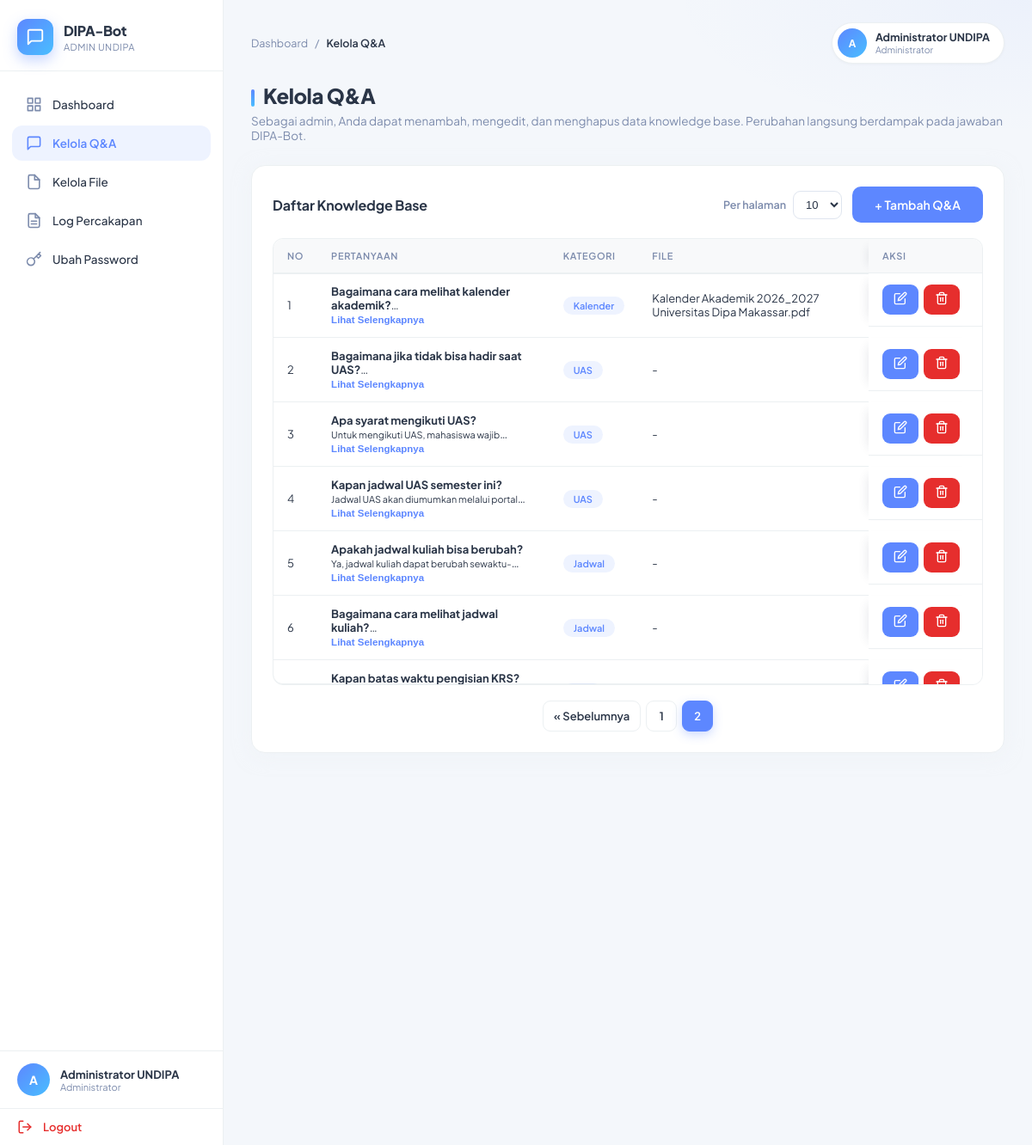
The app's page /admin/qa_manage.php?per=10&page=2 (signed in) with its own data.
### tables this page shows
CREATE TABLE tb_pengetahuan (
    id_pengetahuan INT PRIMARY KEY AUTO_INCREMENT,
    pertanyaan TEXT NOT NULL,
    jawaban TEXT NOT NULL,
    file_lampiran VARCHAR(255) DEFAULT NULL,
    kategori VARCHAR(50) DEFAULT 'Umum',
    created_at TIMESTAMP DEFAULT CURRENT_TIMESTAMP,
    updated_at TIMESTAMP DEFAULT CURRENT_TIMESTAMP ON UPDATE CURRENT_TIMESTAMP
);

### admin/qa_manage.php (the view, shortened to what this page needs)
<?php
$db = Database::getInstance()->getConnection();
$adminNama = isset($_SESSION['admin_nama']) ? htmlspecialchars($_SESSION['admin_nama'], ENT_QUOTES, 'UTF-8') : 'Admin';
$perPage = isset($_GET['per']) ? (int)$_GET['per'] : 10;
$perPage = in_array($perPage, [10, 25, 50], true) ? $perPage : 10;
$page = isset($_GET['page']) ? max(1, (int)$_GET['page']) : 1;
$totalPages = 1;
$dataQA = [];
try {
    $totalQA = (int)$db->query("SELECT COUNT(*) FROM tb_pengetahuan")->fetchColumn();
    $totalPages = max(1, (int)ceil($totalQA / $perPage));
    $page = min($page, $totalPages);
    $offset = ($page - 1) * $perPage;
    $stmt = $db->prepare("SELECT id_pengetahuan, pertanyaan, jawaban, kategori, file_lampiran, created_at
                          FROM tb_pengetahuan
                          ORDER BY id_pengetahuan DESC
                          LIMIT ? OFFSET ?");
    $stmt->bindValue(1, $perPage, PDO::PARAM_INT);
    $stmt->bindValue(2, $offset, PDO::PARAM_INT);
    $stmt->execute();
    $dataQA = $stmt->fetchAll(PDO::FETCH_ASSOC);
} catch (PDOException $e) {
    error_log('QA list error: ' . $e->getMessage());
    $pesan = 'Gagal memuat data Q&A.';
}
?>
<!DOCTYPE html>
<html lang="id">
<head>
    <link rel="stylesheet" href="../assets/css/admin.css?v=9">
</head>
<body>
<div class="admin-container">
    <aside class="sidebar">
        <div class="sidebar-brand">
            <div class="brand-logo">
                <svg xmlns="http://www.w3.org/2000/svg" width="22" height="22" viewBox="0 0 24 24" fill="none" stroke="currentColor" stroke-width="2" stroke-linecap="round" stroke-linejoin="round"><path d="M21 15a2 2 0 0 1-2 2H7l-4 4V5a2 2 0 0 1 2-2h14a2 2 0 0 1 2 2z"></path></svg>
            </div>
            <div class="brand-text">
                <h2 class="sidebar-title">DIPA-Bot</h2>
                <p class="sidebar-subtitle">Admin UNDIPA</p>
            </div>
        </div>
        <ul class="sidebar-menu">
            <li><a href="dashboard.php">Dashboard</a></li>
            <li><a href="qa_manage.php" class="active"><svg xmlns="http://www.w3.org/2000/svg" width="20" height="20" viewBox="0 0 24 24" fill="none" stroke="currentColor" stroke-width="2" stroke-linecap="round" stroke-linejoin="round"><path d="M21 15a2 2 0 0 1-2 2H7l-4 4V5a2 2 0 0 1 2-2h14a2 2 0 0 1 2 2z"></path></svg>Kelola Q&A</a></li>
            <li><a href="file_manage.php"><svg xmlns="http://www.w3.org/2000/svg" width="20" height="20" viewBox="0 0 24 24" fill="none" stroke="currentColor" stroke-width="2" stroke-linecap="round" stroke-linejoin="round"><path d="M13 2H6a2 2 0 0 0-2 2v16a2 2 0 0 0 2 2h12a2 2 0 0 0 2-2V9z"></path><polyline points="13 2 13 9 20 9"></polyline></svg>Kelola File</a></li>
            <li><a href="logs.php">Log Percakapan</a></li>
            <li><a href="change_password.php">Ubah Password</a></li>
        </ul>
        <div class="sidebar-user">
            <div class="user-avatar"><?php echo strtoupper(substr($adminNama, 0, 1)); ?></div>
            <div class="user-meta">
                <span class="user-name"><?php echo $adminNama; ?></span>
                <span class="user-role">Administrator</span>
            </div>
        </div>
        <a href="logout.php" class="logout-btn">Logout</a>
    </aside>
    <main class="main-content">
        <div class="topbar">
            <nav class="breadcrumb">
                <a href="dashboard.php">Dashboard</a>
                <span>/</span>
                <span class="current">Kelola Q&A</span>
            </nav>
            <div class="user-chip">
                <div class="chip-avatar"><?php echo strtoupper(substr($adminNama, 0, 1)); ?></div>
                <div class="chip-meta">
                    <span class="chip-name"><?php echo $adminNama; ?></span>
                    <span class="chip-role">Administrator</span>
                </div>
            </div>
        </div>
        <div class="content-header">
            <h1 class="content-title">Kelola Q&A</h1>
            <p class="content-subtitle">Sebagai admin, Anda dapat menambah, mengedit, dan menghapus data knowledge base. Perubahan langsung berdampak pada jawaban DIPA-Bot.</p>
        </div>
        <div class="card">
                <div class="card-header">
                    <h2 class="card-title">Daftar Knowledge Base</h2>
                    <div style="display:flex; gap:12px; align-items:center; flex-wrap:wrap;">
                        <label class="page-size-wrap">Per halaman
                            <select class="page-size" onchange="location.href='qa_manage.php?per='+this.value">
                                <?php foreach ([10, 25, 50] as $n): ?>
                                    <option value="<?php echo $n; ?>" <?php echo $perPage === $n ? 'selected' : ''; ?>><?php echo $n; ?></option>
                                <?php endforeach; ?>
                            </select>
                        </label>
                        <button type="button" class="btn btn-primary btn-inline" onclick="openAddModal()">+ Tambah Q&A</button>
                    </div>
                </div>
                <div class="table-wrap">
                    <table class="data">
                        <thead>
                            <tr>
                                <th>No</th>
                                <th>Pertanyaan</th>
                                <th>Kategori</th>
                                <th>File</th>
                                <th class="sticky-col">Aksi</th>
                            </tr>
                        </thead>
                        <tbody>
                            <?php $no = 1; foreach ($dataQA as $row): ?>
                                <tr>
                                    <td><?php echo $no++; ?></td>
                                    <td>
                                        <div class="cell-main">
                                            <div class="cell-truncate">
                                                <strong><?php echo htmlspecialchars($row['pertanyaan'], ENT_QUOTES, 'UTF-8'); ?></strong>
                                                <br>
                                                <small style="color: var(--gray-light);"><?php echo htmlspecialchars(substr($row['jawaban'], 0, 160), ENT_QUOTES, 'UTF-8'); ?>...</small>
                                            </div>
                                            <button type="button" class="toggle-more">Lihat Selengkapnya</button>
                                        </div>
                                    </td>
                                    <td><span class="badge-kategori"><?php echo htmlspecialchars($row['kategori'], ENT_QUOTES, 'UTF-8'); ?></span></td>
                                    <td><?php echo !empty($row['file_lampiran']) ? htmlspecialchars($row['file_lampiran'], ENT_QUOTES, 'UTF-8') : '<span style="color:var(--gray-light)">-</span>'; ?></td>
                                    <td class="cell-actions sticky-col">
                                        <a href="qa_manage.php?edit=<?php echo (int)$row['id_pengetahuan']; ?>" class="btn btn-sm btn-blue" title="Edit"></a>
                                        <form method="POST" action="qa_manage.php" class="inline-form" onsubmit="return confirm('Yakin ingin menghapus data ini?');">
                                            <button type="submit" class="btn btn-sm btn-red" title="Hapus"></button>
                                        </form>
                                    </td>
                                </tr>
                            <?php endforeach; ?>
                    </tbody>
                </table>
                </div>
                <?php if ($totalPages > 1): ?>
                    <div class="pagination">
                        <?php if ($page > 1): ?>
                            <a class="page-link" href="qa_manage.php?per=<?php echo $perPage; ?>&page=<?php echo $page - 1; ?>">&laquo; Sebelumnya</a>
                        <?php endif; ?>
                        <?php
                        $start = max(1, $page - 2);
                        $end = min($totalPages, $page + 2);
                        for ($i = $start; $i <= $end; $i++) {
                            $cls = ($i === $page) ? 'page-link active' : 'page-link';
                            echo '<a class="' . $cls . '" href="qa_manage.php?per=' . $perPage . '&page=' . $i . '">' . $i . '</a>';
                        }
                        ?>
                    </div>
                <?php endif; ?>
            </div>
    </main>
</div>
</body>
</html>

### records on screen
tb_pengetahuan: pertanyaan "Bagaimana cara melihat kalender akademik?", kategori "Kalender", file_lampiran "Kalender Akademik 2026_2027 Universitas Dipa Makassar.pdf"
tb_pengetahuan: pertanyaan "Bagaimana jika tidak bisa hadir saat UAS?", kategori "UAS"
tb_pengetahuan: pertanyaan "Apa syarat mengikuti UAS?", jawaban "Untuk mengikuti UAS, mahasiswa…", kategori "UAS"
tb_pengetahuan: pertanyaan "Kapan jadwal UAS semester ini?", jawaban "Jadwal UAS akan diumumkan melalui…", kategori "UAS"
tb_pengetahuan: pertanyaan "Apakah jadwal kuliah bisa berubah?", jawaban "Ya, jadwal kuliah dapat…", kategori "Jadwal"
tb_pengetahuan: pertanyaan "Bagaimana cara melihat jadwal kuliah?", kategori "Jadwal"
tb_pengetahuan: pertanyaan "Kapan batas waktu pengisian KRS?"

### other values on screen
substr($adminNama, 0, 1) "A"
$adminNama "Administrator UNDIPA"
form field value "10"
